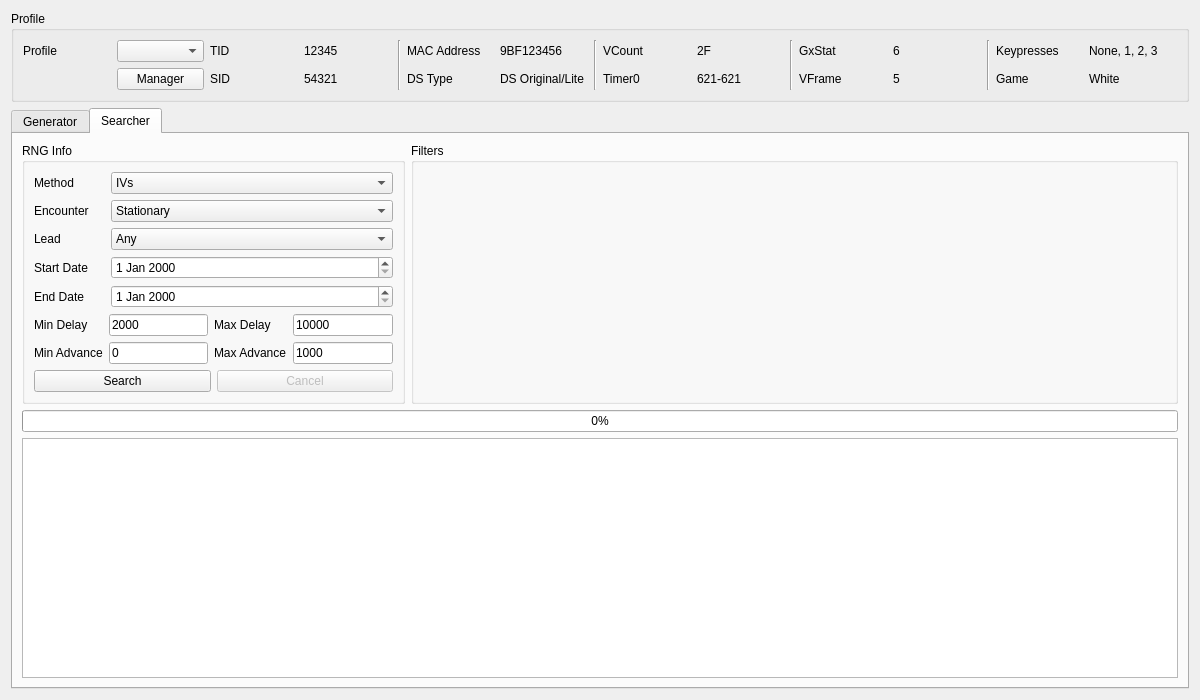
<?xml version="1.0" encoding="UTF-8"?>
<ui version="4.0">
 <class>Stationary5</class>
 <widget class="QWidget" name="Stationary5">
  <property name="geometry">
   <rect>
    <x>0</x>
    <y>0</y>
    <width>1200</width>
    <height>700</height>
   </rect>
  </property>
  <property name="minimumSize">
   <size>
    <width>1200</width>
    <height>700</height>
   </size>
  </property>
  <property name="windowTitle">
   <string>Gen 5 Stationary</string>
  </property>
  <layout class="QGridLayout" name="gridLayout_7">
   <item row="0" column="0">
    <widget class="QGroupBox" name="groupBoxProfile">
     <property name="title">
      <string>Profile</string>
     </property>
     <layout class="QGridLayout" name="gridLayout_5">
      <item row="0" column="0">
       <widget class="QLabel" name="labelProfile">
        <property name="text">
         <string>Profile</string>
        </property>
       </widget>
      </item>
      <item row="0" column="1">
       <widget class="QComboBox" name="comboBoxProfiles"/>
      </item>
      <item row="0" column="2">
       <widget class="QLabel" name="labelProfileTID">
        <property name="text">
         <string>TID</string>
        </property>
       </widget>
      </item>
      <item row="0" column="3">
       <widget class="QLabel" name="labelProfileTIDValue">
        <property name="text">
         <string notr="true">12345</string>
        </property>
       </widget>
      </item>
      <item row="0" column="4" rowspan="2">
       <widget class="Line" name="line_4">
        <property name="orientation">
         <enum>Qt::Vertical</enum>
        </property>
       </widget>
      </item>
      <item row="0" column="5">
       <widget class="QLabel" name="labelProfileMACAddress">
        <property name="text">
         <string>MAC Address</string>
        </property>
       </widget>
      </item>
      <item row="0" column="6">
       <widget class="QLabel" name="labelProfileMACAddressValue">
        <property name="text">
         <string notr="true">9BF123456</string>
        </property>
       </widget>
      </item>
      <item row="0" column="7" rowspan="2">
       <widget class="Line" name="line_3">
        <property name="orientation">
         <enum>Qt::Vertical</enum>
        </property>
       </widget>
      </item>
      <item row="0" column="8">
       <widget class="QLabel" name="labelProfileVCount">
        <property name="text">
         <string>VCount</string>
        </property>
       </widget>
      </item>
      <item row="0" column="9">
       <widget class="QLabel" name="labelProfileVCountValue">
        <property name="text">
         <string notr="true">2F</string>
        </property>
       </widget>
      </item>
      <item row="0" column="10" rowspan="2">
       <widget class="Line" name="line_2">
        <property name="orientation">
         <enum>Qt::Vertical</enum>
        </property>
       </widget>
      </item>
      <item row="0" column="11">
       <widget class="QLabel" name="labelProfileGxStat">
        <property name="text">
         <string>GxStat</string>
        </property>
       </widget>
      </item>
      <item row="0" column="12">
       <widget class="QLabel" name="labelProfileGxStatValue">
        <property name="text">
         <string notr="true">6</string>
        </property>
       </widget>
      </item>
      <item row="0" column="13" rowspan="2">
       <widget class="Line" name="line">
        <property name="orientation">
         <enum>Qt::Vertical</enum>
        </property>
       </widget>
      </item>
      <item row="0" column="14">
       <widget class="QLabel" name="labelProfileKeypresses">
        <property name="text">
         <string>Keypresses</string>
        </property>
       </widget>
      </item>
      <item row="0" column="15">
       <widget class="QLabel" name="labelProfileKeypressesValue">
        <property name="text">
         <string>None, 1, 2, 3</string>
        </property>
       </widget>
      </item>
      <item row="1" column="1">
       <widget class="QPushButton" name="pushButtonProfileManager">
        <property name="text">
         <string>Manager</string>
        </property>
       </widget>
      </item>
      <item row="1" column="2">
       <widget class="QLabel" name="labelProfileSID">
        <property name="text">
         <string>SID</string>
        </property>
       </widget>
      </item>
      <item row="1" column="3">
       <widget class="QLabel" name="labelProfileSIDValue">
        <property name="text">
         <string notr="true">54321</string>
        </property>
       </widget>
      </item>
      <item row="1" column="5">
       <widget class="QLabel" name="labelProfileDSType">
        <property name="text">
         <string>DS Type</string>
        </property>
       </widget>
      </item>
      <item row="1" column="6">
       <widget class="QLabel" name="labelProfileDSTypeValue">
        <property name="text">
         <string>DS Original/Lite</string>
        </property>
       </widget>
      </item>
      <item row="1" column="8">
       <widget class="QLabel" name="labelProfileTimer0">
        <property name="text">
         <string>Timer0</string>
        </property>
       </widget>
      </item>
      <item row="1" column="9">
       <widget class="QLabel" name="labelProfileTimer0Value">
        <property name="text">
         <string notr="true">621-621</string>
        </property>
       </widget>
      </item>
      <item row="1" column="11">
       <widget class="QLabel" name="labelProfileVFrame">
        <property name="text">
         <string>VFrame</string>
        </property>
       </widget>
      </item>
      <item row="1" column="12">
       <widget class="QLabel" name="labelProfileVFrameValue">
        <property name="text">
         <string notr="true">5</string>
        </property>
       </widget>
      </item>
      <item row="1" column="14">
       <widget class="QLabel" name="labelProfileGame">
        <property name="text">
         <string>Game</string>
        </property>
       </widget>
      </item>
      <item row="1" column="15">
       <widget class="QLabel" name="labelProfileGameValue">
        <property name="text">
         <string>White</string>
        </property>
       </widget>
      </item>
     </layout>
    </widget>
   </item>
   <item row="1" column="0">
    <widget class="QTabWidget" name="tabRNGSelector">
     <property name="currentIndex">
      <number>1</number>
     </property>
     <widget class="QWidget" name="tabStationary">
      <attribute name="title">
       <string>Generator</string>
      </attribute>
      <layout class="QGridLayout" name="gridLayout_8">
       <item row="0" column="0">
        <widget class="QGroupBox" name="groupBoxGeneratorRNGInfo">
         <property name="sizePolicy">
          <sizepolicy hsizetype="Preferred" vsizetype="Preferred">
           <horstretch>1</horstretch>
           <verstretch>0</verstretch>
          </sizepolicy>
         </property>
         <property name="title">
          <string>RNG Info</string>
         </property>
         <layout class="QGridLayout" name="gridLayout_6">
          <item row="2" column="0">
           <widget class="QPushButton" name="pushButtonGeneratorLead">
            <property name="text">
             <string>Synchronize</string>
            </property>
           </widget>
          </item>
          <item row="4" column="0">
           <widget class="QLabel" name="labelGeneratorMaxAdvances">
            <property name="text">
             <string>Max Advances</string>
            </property>
           </widget>
          </item>
          <item row="5" column="1">
           <widget class="TextBox" name="textBoxGeneratorSeed">
            <property name="inputMask">
             <string/>
            </property>
            <property name="text">
             <string/>
            </property>
            <property name="maxLength">
             <number>16</number>
            </property>
            <property name="cursorPosition">
             <number>0</number>
            </property>
            <property name="alignment">
             <set>Qt::AlignCenter</set>
            </property>
            <property name="clearButtonEnabled">
             <bool>false</bool>
            </property>
           </widget>
          </item>
          <item row="1" column="0">
           <widget class="QLabel" name="labelGeneratorEncounter">
            <property name="text">
             <string>Encounter</string>
            </property>
           </widget>
          </item>
          <item row="1" column="1">
           <widget class="ComboBox" name="comboBoxGeneratorEncounter">
            <item>
             <property name="text">
              <string>Stationary</string>
             </property>
            </item>
            <item>
             <property name="text">
              <string>Roamer</string>
             </property>
            </item>
           </widget>
          </item>
          <item row="5" column="0">
           <widget class="QLabel" name="labelGeneratorSeed">
            <property name="text">
             <string>Seed</string>
            </property>
           </widget>
          </item>
          <item row="2" column="1">
           <widget class="QComboBox" name="comboBoxGeneratorLead"/>
          </item>
          <item row="3" column="0">
           <widget class="QLabel" name="labelGeneratorInitialAdvances">
            <property name="text">
             <string>Initial Advances</string>
            </property>
           </widget>
          </item>
          <item row="3" column="1">
           <widget class="TextBox" name="textBoxGeneratorInitialAdvances">
            <property name="inputMask">
             <string/>
            </property>
            <property name="text">
             <string notr="true">0</string>
            </property>
            <property name="maxLength">
             <number>10</number>
            </property>
           </widget>
          </item>
          <item row="4" column="1">
           <widget class="TextBox" name="textBoxGeneratorMaxAdvances">
            <property name="inputMask">
             <string/>
            </property>
            <property name="text">
             <string notr="true">100000</string>
            </property>
            <property name="maxLength">
             <number>10</number>
            </property>
           </widget>
          </item>
          <item row="0" column="0">
           <widget class="QLabel" name="labelGeneratorMethod">
            <property name="text">
             <string>Method</string>
            </property>
           </widget>
          </item>
          <item row="0" column="1">
           <widget class="ComboBox" name="comboBoxGeneratorMethod">
            <property name="layoutDirection">
             <enum>Qt::LeftToRight</enum>
            </property>
            <property name="editable">
             <bool>false</bool>
            </property>
            <property name="frame">
             <bool>true</bool>
            </property>
            <item>
             <property name="text">
              <string>IVs</string>
             </property>
            </item>
            <item>
             <property name="text">
              <string>IVs C-Gear</string>
             </property>
            </item>
            <item>
             <property name="text">
              <string>PIDRNG</string>
             </property>
            </item>
           </widget>
          </item>
          <item row="6" column="0" colspan="2">
           <layout class="QHBoxLayout" name="horizontalLayout_2">
            <item>
             <widget class="QPushButton" name="pushButtonGenerate">
              <property name="enabled">
               <bool>true</bool>
              </property>
              <property name="text">
               <string>Generate</string>
              </property>
              <property name="checkable">
               <bool>false</bool>
              </property>
              <property name="autoDefault">
               <bool>false</bool>
              </property>
             </widget>
            </item>
            <item>
             <widget class="QPushButton" name="pushButtonCalculateInitialAdvances">
              <property name="text">
               <string>Calculate Initial Advance</string>
              </property>
             </widget>
            </item>
           </layout>
          </item>
         </layout>
        </widget>
       </item>
       <item row="0" column="1">
        <widget class="QGroupBox" name="groupBoxGeneratorFilters">
         <property name="sizePolicy">
          <sizepolicy hsizetype="Preferred" vsizetype="Preferred">
           <horstretch>2</horstretch>
           <verstretch>0</verstretch>
          </sizepolicy>
         </property>
         <property name="title">
          <string>Filters</string>
         </property>
         <layout class="QGridLayout" name="gridLayout">
          <item row="0" column="0" rowspan="2">
           <widget class="Filter" name="filterGenerator" native="true"/>
          </item>
         </layout>
        </widget>
       </item>
       <item row="1" column="0" colspan="2">
        <widget class="TableView" name="tableViewGenerator">
         <property name="contextMenuPolicy">
          <enum>Qt::CustomContextMenu</enum>
         </property>
         <property name="editTriggers">
          <set>QAbstractItemView::NoEditTriggers</set>
         </property>
         <property name="sortingEnabled">
          <bool>false</bool>
         </property>
         <attribute name="horizontalHeaderDefaultSectionSize">
          <number>100</number>
         </attribute>
         <attribute name="verticalHeaderVisible">
          <bool>false</bool>
         </attribute>
         <attribute name="verticalHeaderMinimumSectionSize">
          <number>20</number>
         </attribute>
         <attribute name="verticalHeaderDefaultSectionSize">
          <number>21</number>
         </attribute>
        </widget>
       </item>
      </layout>
     </widget>
     <widget class="QWidget" name="tabSpreadSearcher">
      <attribute name="title">
       <string>Searcher</string>
      </attribute>
      <layout class="QGridLayout" name="gridLayout_9">
       <item row="0" column="1">
        <widget class="QGroupBox" name="groupBoxSearcherFilters">
         <property name="sizePolicy">
          <sizepolicy hsizetype="Preferred" vsizetype="Preferred">
           <horstretch>2</horstretch>
           <verstretch>0</verstretch>
          </sizepolicy>
         </property>
         <property name="title">
          <string>Filters</string>
         </property>
         <layout class="QGridLayout" name="gridLayout_4">
          <item row="0" column="0" rowspan="2">
           <widget class="Filter" name="filterSearcher" native="true"/>
          </item>
         </layout>
        </widget>
       </item>
       <item row="2" column="0" colspan="2">
        <widget class="TableView" name="tableViewSearcher">
         <property name="contextMenuPolicy">
          <enum>Qt::CustomContextMenu</enum>
         </property>
         <property name="editTriggers">
          <set>QAbstractItemView::NoEditTriggers</set>
         </property>
         <property name="sortingEnabled">
          <bool>true</bool>
         </property>
         <attribute name="horizontalHeaderDefaultSectionSize">
          <number>100</number>
         </attribute>
         <attribute name="verticalHeaderVisible">
          <bool>false</bool>
         </attribute>
         <attribute name="verticalHeaderMinimumSectionSize">
          <number>20</number>
         </attribute>
         <attribute name="verticalHeaderDefaultSectionSize">
          <number>21</number>
         </attribute>
        </widget>
       </item>
       <item row="1" column="0" colspan="2">
        <widget class="QProgressBar" name="progressBar">
         <property name="value">
          <number>0</number>
         </property>
        </widget>
       </item>
       <item row="0" column="0">
        <widget class="QGroupBox" name="groupBoxSearcherRNGInfo">
         <property name="sizePolicy">
          <sizepolicy hsizetype="Preferred" vsizetype="Preferred">
           <horstretch>1</horstretch>
           <verstretch>0</verstretch>
          </sizepolicy>
         </property>
         <property name="title">
          <string>RNG Info</string>
         </property>
         <layout class="QGridLayout" name="gridLayout_2">
          <item row="2" column="1">
           <widget class="QLabel" name="labelSearcherLead">
            <property name="text">
             <string>Lead</string>
            </property>
           </widget>
          </item>
          <item row="3" column="1">
           <widget class="QLabel" name="labelSearcherStartDate">
            <property name="text">
             <string>Start Date</string>
            </property>
           </widget>
          </item>
          <item row="0" column="1">
           <widget class="QLabel" name="labelSearcherMethod">
            <property name="text">
             <string>Method</string>
            </property>
           </widget>
          </item>
          <item row="6" column="1" colspan="5">
           <layout class="QHBoxLayout" name="horizontalLayout">
            <item>
             <widget class="QPushButton" name="pushButtonSearch">
              <property name="enabled">
               <bool>true</bool>
              </property>
              <property name="text">
               <string>Search</string>
              </property>
              <property name="checkable">
               <bool>false</bool>
              </property>
              <property name="autoDefault">
               <bool>false</bool>
              </property>
             </widget>
            </item>
            <item>
             <widget class="QPushButton" name="pushButtonCancel">
              <property name="enabled">
               <bool>false</bool>
              </property>
              <property name="text">
               <string>Cancel</string>
              </property>
             </widget>
            </item>
           </layout>
          </item>
          <item row="5" column="1" colspan="5">
           <layout class="QGridLayout" name="gridLayout_3">
            <item row="1" column="1">
             <widget class="TextBox" name="textBoxSearcherMinAdvances">
              <property name="inputMask">
               <string/>
              </property>
              <property name="text">
               <string notr="true">0</string>
              </property>
              <property name="maxLength">
               <number>5</number>
              </property>
             </widget>
            </item>
            <item row="1" column="0">
             <widget class="QLabel" name="labelSearcherMinAdvance">
              <property name="text">
               <string>Min Advance</string>
              </property>
             </widget>
            </item>
            <item row="1" column="3">
             <widget class="TextBox" name="textBoxSearcherMaxAdvances">
              <property name="inputMask">
               <string/>
              </property>
              <property name="text">
               <string notr="true">1000</string>
              </property>
              <property name="maxLength">
               <number>5</number>
              </property>
             </widget>
            </item>
            <item row="1" column="2">
             <widget class="QLabel" name="labelSearcherMaxAdvance">
              <property name="text">
               <string>Max Advance</string>
              </property>
             </widget>
            </item>
            <item row="0" column="0">
             <widget class="QLabel" name="labelSearcherMinDelay">
              <property name="text">
               <string>Min Delay</string>
              </property>
             </widget>
            </item>
            <item row="0" column="2">
             <widget class="QLabel" name="labelSearcherMaxDelay">
              <property name="text">
               <string>Max Delay</string>
              </property>
             </widget>
            </item>
            <item row="0" column="1">
             <widget class="TextBox" name="textBoxSearcherMinDelay">
              <property name="text">
               <string>2000</string>
              </property>
             </widget>
            </item>
            <item row="0" column="3">
             <widget class="TextBox" name="textBoxSearcherMaxDelay">
              <property name="text">
               <string>10000</string>
              </property>
             </widget>
            </item>
           </layout>
          </item>
          <item row="1" column="1">
           <widget class="QLabel" name="labelSearcherEncounter">
            <property name="text">
             <string>Encounter</string>
            </property>
           </widget>
          </item>
          <item row="0" column="2" colspan="4">
           <widget class="ComboBox" name="comboBoxSearcherMethod">
            <property name="layoutDirection">
             <enum>Qt::LeftToRight</enum>
            </property>
            <property name="editable">
             <bool>false</bool>
            </property>
            <property name="frame">
             <bool>true</bool>
            </property>
            <item>
             <property name="text">
              <string>IVs</string>
             </property>
            </item>
            <item>
             <property name="text">
              <string>IVs C-Gear</string>
             </property>
            </item>
            <item>
             <property name="text">
              <string>PIDRNG</string>
             </property>
            </item>
           </widget>
          </item>
          <item row="1" column="2" colspan="4">
           <widget class="ComboBox" name="comboBoxSearcherEncounter">
            <item>
             <property name="text">
              <string>Stationary</string>
             </property>
            </item>
            <item>
             <property name="text">
              <string>Roamer</string>
             </property>
            </item>
           </widget>
          </item>
          <item row="2" column="2" colspan="4">
           <widget class="ComboBox" name="comboBoxSearcherLead">
            <item>
             <property name="text">
              <string>Any</string>
             </property>
            </item>
            <item>
             <property name="text">
              <string>Synchronize</string>
             </property>
            </item>
            <item>
             <property name="text">
              <string>Cute Charm</string>
             </property>
            </item>
            <item>
             <property name="text">
              <string>None</string>
             </property>
            </item>
           </widget>
          </item>
          <item row="4" column="1">
           <widget class="QLabel" name="labelSearcherEndDate">
            <property name="text">
             <string>End Date</string>
            </property>
           </widget>
          </item>
          <item row="3" column="2" colspan="4">
           <widget class="DateEdit" name="dateEditSearcherStartDate"/>
          </item>
          <item row="4" column="2" colspan="4">
           <widget class="DateEdit" name="dateEditSearcherEndDate"/>
          </item>
         </layout>
        </widget>
       </item>
      </layout>
     </widget>
    </widget>
   </item>
  </layout>
 </widget>
 <customwidgets>
  <customwidget>
   <class>TextBox</class>
   <extends>QLineEdit</extends>
   <header>Forms/Controls/TextBox.hpp</header>
  </customwidget>
  <customwidget>
   <class>TableView</class>
   <extends>QTableView</extends>
   <header>Forms/Controls/TableView.hpp</header>
  </customwidget>
  <customwidget>
   <class>Filter</class>
   <extends>QWidget</extends>
   <header>Forms/Controls/Filter.hpp</header>
   <container>1</container>
  </customwidget>
  <customwidget>
   <class>ComboBox</class>
   <extends>QComboBox</extends>
   <header>Forms/Controls/ComboBox.hpp</header>
  </customwidget>
  <customwidget>
   <class>DateEdit</class>
   <extends>QDateEdit</extends>
   <header>Forms/Controls/DateEdit.hpp</header>
  </customwidget>
 </customwidgets>
 <tabstops>
  <tabstop>comboBoxProfiles</tabstop>
  <tabstop>pushButtonProfileManager</tabstop>
  <tabstop>tabRNGSelector</tabstop>
  <tabstop>comboBoxGeneratorMethod</tabstop>
  <tabstop>pushButtonGeneratorLead</tabstop>
  <tabstop>comboBoxGeneratorLead</tabstop>
  <tabstop>textBoxGeneratorInitialAdvances</tabstop>
  <tabstop>textBoxGeneratorMaxAdvances</tabstop>
  <tabstop>textBoxGeneratorSeed</tabstop>
  <tabstop>tableViewGenerator</tabstop>
  <tabstop>textBoxSearcherMinAdvances</tabstop>
  <tabstop>textBoxSearcherMaxAdvances</tabstop>
  <tabstop>pushButtonSearch</tabstop>
  <tabstop>pushButtonCancel</tabstop>
  <tabstop>tableViewSearcher</tabstop>
 </tabstops>
 <resources/>
 <connections/>
</ui>
